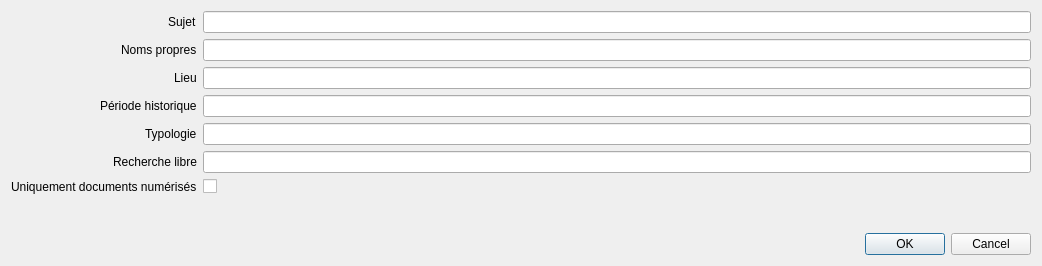
<?xml version="1.0" encoding="UTF-8"?>
<ui version="4.0">
 <class>FormulaireIcono</class>
 <widget class="QDialog" name="FormulaireIcono">
  <property name="geometry">
   <rect>
    <x>0</x>
    <y>0</y>
    <width>1042</width>
    <height>266</height>
   </rect>
  </property>
  <property name="windowTitle">
   <string>Fonds iconographiques</string>
  </property>
  <layout class="QVBoxLayout" name="verticalLayout_2">
   <item>
    <layout class="QFormLayout" name="formLayout">
     <property name="labelAlignment">
      <set>Qt::AlignRight|Qt::AlignTrailing|Qt::AlignVCenter</set>
     </property>
     <item row="0" column="0">
      <widget class="QLabel" name="label">
       <property name="text">
        <string>Sujet</string>
       </property>
      </widget>
     </item>
     <item row="0" column="1">
      <widget class="QLineEdit" name="lineEdit"/>
     </item>
     <item row="1" column="0">
      <widget class="QLabel" name="label_2">
       <property name="text">
        <string>Noms propres</string>
       </property>
      </widget>
     </item>
     <item row="1" column="1">
      <widget class="QLineEdit" name="lineEdit_2"/>
     </item>
     <item row="2" column="0">
      <widget class="QLabel" name="label_3">
       <property name="text">
        <string>Lieu</string>
       </property>
      </widget>
     </item>
     <item row="2" column="1">
      <widget class="QLineEdit" name="lineEdit_3"/>
     </item>
     <item row="3" column="0">
      <widget class="QLabel" name="label_4">
       <property name="text">
        <string>Période historique</string>
       </property>
      </widget>
     </item>
     <item row="3" column="1">
      <widget class="QLineEdit" name="lineEdit_4"/>
     </item>
     <item row="4" column="0">
      <widget class="QLabel" name="label_5">
       <property name="text">
        <string>Typologie</string>
       </property>
      </widget>
     </item>
     <item row="4" column="1">
      <widget class="QLineEdit" name="lineEdit_5"/>
     </item>
     <item row="5" column="0">
      <widget class="QLabel" name="label_6">
       <property name="text">
        <string>Recherche libre</string>
       </property>
      </widget>
     </item>
     <item row="5" column="1">
      <widget class="QLineEdit" name="lineEdit_6"/>
     </item>
     <item row="6" column="0">
      <widget class="QLabel" name="label_7">
       <property name="text">
        <string>Uniquement documents numérisés</string>
       </property>
      </widget>
     </item>
     <item row="6" column="1">
      <widget class="QCheckBox" name="checkBox">
       <property name="text">
        <string/>
       </property>
      </widget>
     </item>
    </layout>
   </item>
   <item>
    <widget class="QDialogButtonBox" name="buttonBox">
     <property name="orientation">
      <enum>Qt::Horizontal</enum>
     </property>
     <property name="standardButtons">
      <set>QDialogButtonBox::Cancel|QDialogButtonBox::Ok</set>
     </property>
    </widget>
   </item>
  </layout>
 </widget>
 <resources/>
 <connections>
  <connection>
   <sender>buttonBox</sender>
   <signal>accepted()</signal>
   <receiver>FormulaireIcono</receiver>
   <slot>accept()</slot>
   <hints>
    <hint type="sourcelabel">
     <x>248</x>
     <y>254</y>
    </hint>
    <hint type="destinationlabel">
     <x>157</x>
     <y>274</y>
    </hint>
   </hints>
  </connection>
  <connection>
   <sender>buttonBox</sender>
   <signal>rejected()</signal>
   <receiver>FormulaireIcono</receiver>
   <slot>reject()</slot>
   <hints>
    <hint type="sourcelabel">
     <x>316</x>
     <y>260</y>
    </hint>
    <hint type="destinationlabel">
     <x>286</x>
     <y>274</y>
    </hint>
   </hints>
  </connection>
 </connections>
</ui>
